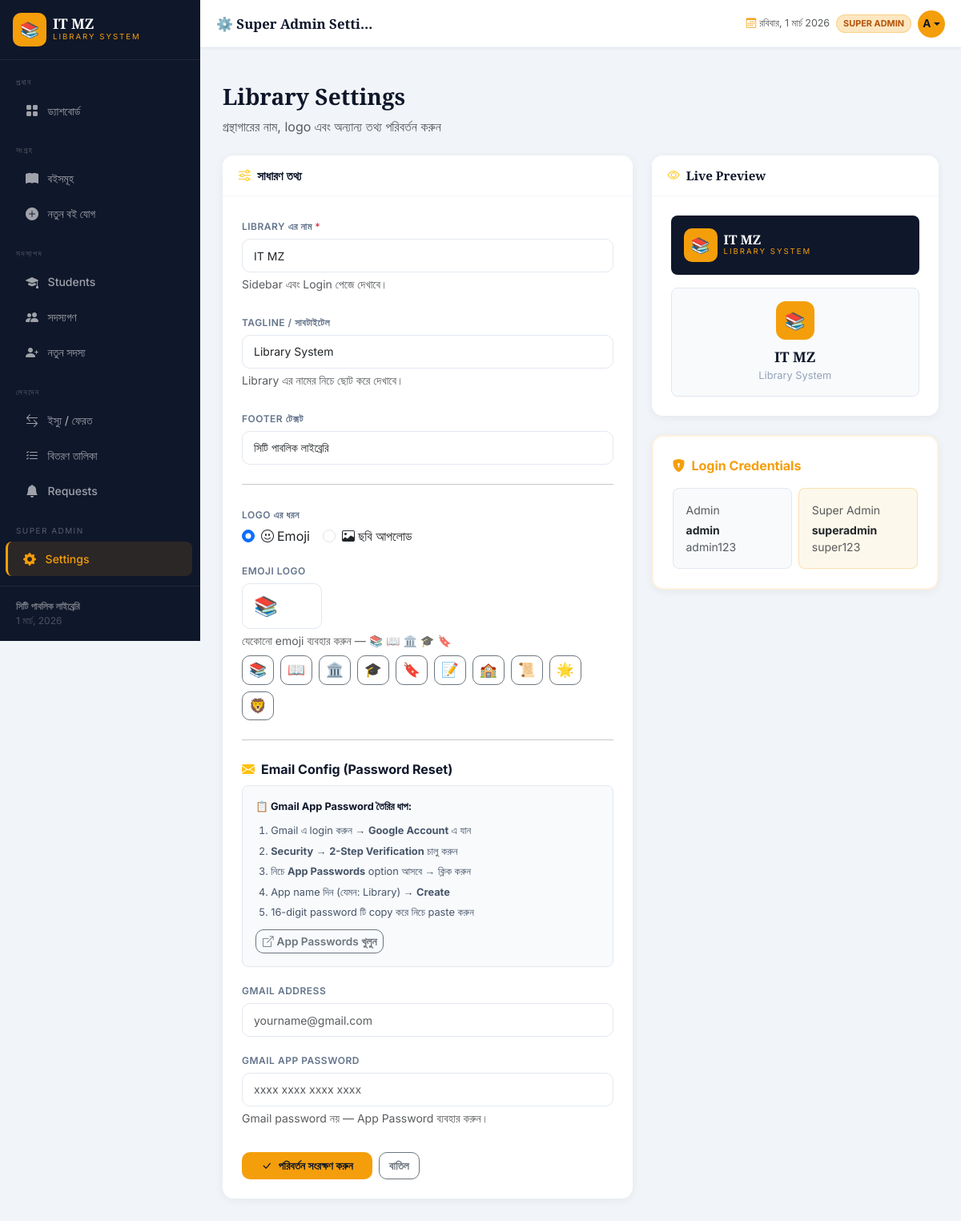
The page /settings (signed in) on the database as committed earlier.
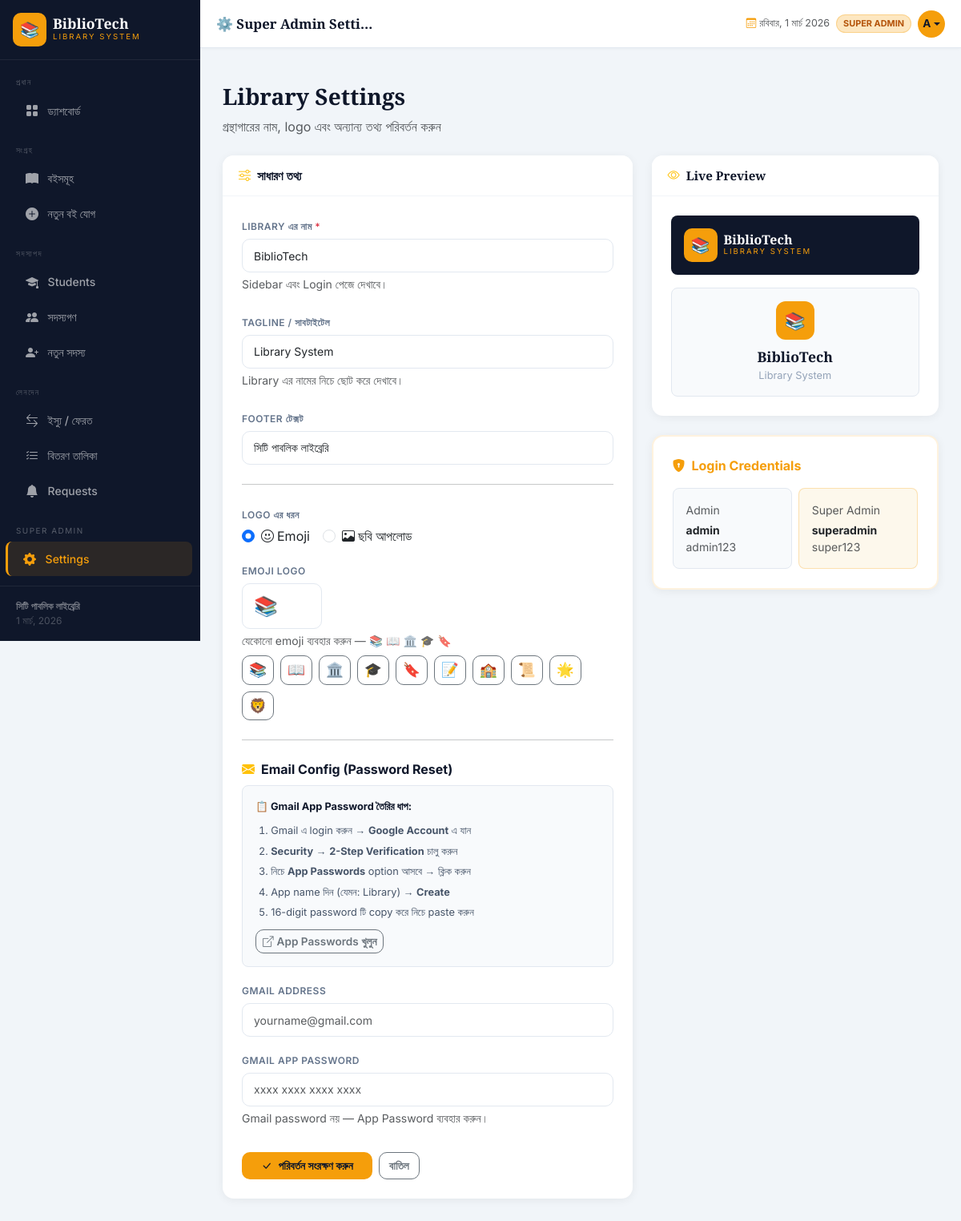
The same page on the database as committed later.
### tables this page shows
CREATE TABLE settings (
        key TEXT PRIMARY KEY, value TEXT
    );

### app.py (the view, shortened to what this page needs)
@app.route('/settings', methods=['GET', 'POST'])
@super_required
def settings():
    return render_template('settings.html')

### app.py (called while the page is built)
def super_required(f):
    @wraps(f)
    def decorated(*args, **kwargs):
        if not session.get('logged_in'):
            flash('এই পেজটি দেখতে লগইন করুন।', 'info')
            return redirect(url_for('login', next=request.path))
        if not session.get('is_super'):
            flash('এই পেজটি শুধুমাত্র Super Admin এর জন্য।', 'error')
            return redirect(url_for('dashboard'))
        return f(*args, **kwargs)
    return decorated

def get_db():
    conn = sqlite3.connect(DB_PATH)
    conn.row_factory = sqlite3.Row
    return conn

def get_settings():
    conn = get_db()
    rows = conn.execute('SELECT key, value FROM settings').fetchall()
    conn.close()
    return {row['key']: row['value'] for row in rows}

@app.context_processor
def inject_settings():
    return dict(site=get_settings())

### templates/settings.html (shortened to what the changed rows need)
{% extends 'base.html' %}
{% block content %}
<div class="page-header mb-4">
    <h1>Library Settings</h1>
</div>
<div class="row g-4">
    <div class="col-lg-7">
        <div class="card content-card">
            <div class="card-body p-4">
                <form method="POST" enctype="multipart/form-data" id="settingsForm">
                    <div class="mb-4">
                        <label class="form-label">Library এর নাম <span class="text-danger">*</span></label>
                        <input type="text" name="library_name" class="form-control"
                               value="{{ site.library_name }}" required
                               placeholder="যেমন: ঢাকা পাবলিক লাইব্রেরি">
                        <div class="form-text">Sidebar এবং Login পেজে দেখাবে।</div>
                    </div>
                </form>
            </div>
        </div>
    </div>
    <div class="col-lg-5">
        <div class="card content-card mb-4">
            <div class="card-body p-4">
                <div class="rounded-3 p-3 mb-3" style="background:#0f172a">
                    <div class="d-flex align-items-center gap-2">
                        <div>
                            <div id="previewName" style="font-family:'Playfair Display',serif;font-size:1rem;font-weight:700;color:#fff;line-height:1">
                                {{ site.library_name }}
                            </div>
                            <div id="previewTagline" style="font-size:.6rem;letter-spacing:2px;text-transform:uppercase;color:#f59e0b">
                                {{ site.library_tagline }}
                            </div>
                        </div>
                    </div>
                </div>
                <div class="rounded-3 p-3 text-center" style="background:#f8fafc;border:1px solid #e2e8f0">
                    <div id="previewLoginIcon"
                         style="width:48px;height:48px;background:#f59e0b;border-radius:12px;margin:0 auto .5rem;display:flex;align-items:center;justify-content:center;font-size:1.3rem;overflow:hidden">
                        {% if site.logo_type == 'image' %}
                        <img src="{{ site.library_logo }}" style="width:100%;height:100%;object-fit:cover" alt="logo">
                        {% else %}
                        <span id="previewLoginEmoji">{{ site.library_logo }}</span>
                        {% endif %}
                    </div>
                    <div id="previewLoginName" style="font-family:'Playfair Display',serif;font-size:1.1rem;font-weight:900;color:#0f172a">
                        {{ site.library_name }}
                    </div>
                    <div id="previewLoginTagline" style="font-size:.8rem;color:#94a3b8">
                        {{ site.library_tagline }}
                    </div>
                </div>
            </div>
        </div>
    </div>
</div>
{% endblock %}

### templates/base.html (shortened to what the changed rows need)
<!DOCTYPE html>
<html lang="bn">
<head>
    <link href="https://cdnjs.cloudflare.com/ajax/libs/bootstrap/5.3.2/css/bootstrap.min.css" rel="stylesheet">
    <link href="https://cdnjs.cloudflare.com/ajax/libs/bootstrap-icons/1.11.3/font/bootstrap-icons.min.css" rel="stylesheet">
</head>
<body>
<nav id="sidebar">
    <div class="sidebar-brand d-flex align-items-center gap-2 p-3 border-bottom" style="border-color:rgba(255,255,255,.07)!important">
        <div class="overflow-hidden">
            <div class="brand-name text-truncate">{{ site.library_name }}</div>
            <div class="brand-sub">{{ site.library_tagline }}</div>
        </div>
    </div>
</nav>
<div id="main">
    <div class="page-body">{% block content %}{% endblock %}</div>
</div>
</body>
</html>

Rows that differ between the two databases and show on the page:
changed settings: library_name "IT MZ" → "BiblioTech"
